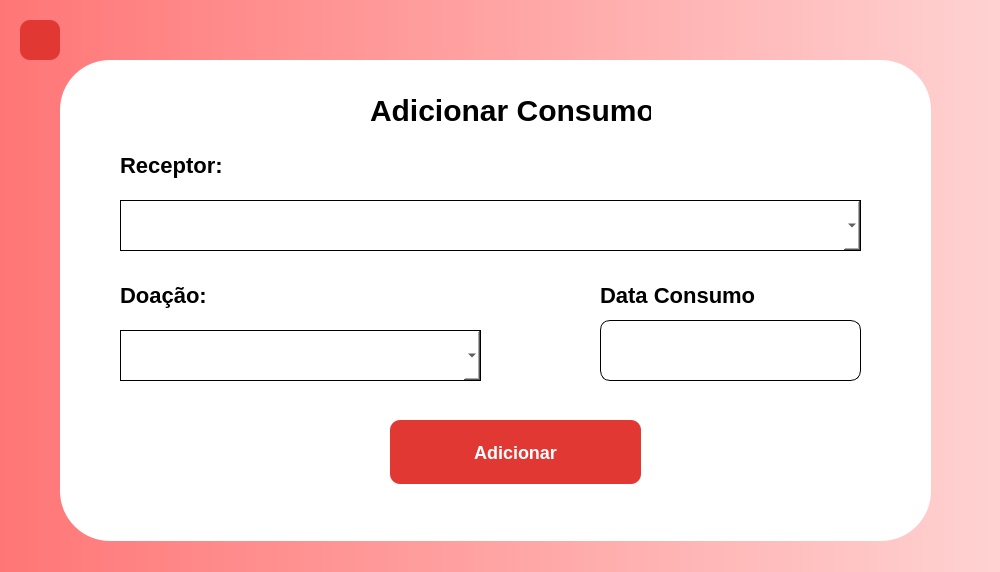
<?xml version="1.0" encoding="UTF-8"?>
<ui version="4.0">
 <class>AdicionarConsumo</class>
 <widget class="QMainWindow" name="AdicionarConsumo">
  <property name="geometry">
   <rect>
    <x>0</x>
    <y>0</y>
    <width>1000</width>
    <height>572</height>
   </rect>
  </property>
  <property name="minimumSize">
   <size>
    <width>1000</width>
    <height>572</height>
   </size>
  </property>
  <property name="maximumSize">
   <size>
    <width>1000</width>
    <height>572</height>
   </size>
  </property>
  <property name="windowTitle">
   <string>MainWindow</string>
  </property>
  <property name="styleSheet">
   <string notr="true">QWidget#centralwidget{background-color: qlineargradient(spread:pad, x1:0, y1:0, x2:1, y2:0, stop:0 rgba(255,118,118,1), stop:1 rgba(255,210,210,1));}</string>
  </property>
  <widget class="QWidget" name="centralwidget">
   <property name="minimumSize">
    <size>
     <width>1000</width>
     <height>572</height>
    </size>
   </property>
   <property name="maximumSize">
    <size>
     <width>1000</width>
     <height>572</height>
    </size>
   </property>
   <widget class="QFrame" name="frAdicionarConsumo">
    <property name="geometry">
     <rect>
      <x>60</x>
      <y>60</y>
      <width>871</width>
      <height>481</height>
     </rect>
    </property>
    <property name="styleSheet">
     <string notr="true">background: #FFFFFF;
border-radius: 50px;
</string>
    </property>
    <property name="frameShape">
     <enum>QFrame::StyledPanel</enum>
    </property>
    <property name="frameShadow">
     <enum>QFrame::Raised</enum>
    </property>
    <widget class="QLabel" name="txtAdicionarConsumo">
     <property name="geometry">
      <rect>
       <x>310</x>
       <y>30</y>
       <width>281</width>
       <height>41</height>
      </rect>
     </property>
     <property name="font">
      <font>
       <pointsize>-1</pointsize>
       <bold>true</bold>
      </font>
     </property>
     <property name="styleSheet">
      <string notr="true">font-weight: 700;
font-size: 30px;
line-height: 36px;
color: #000000;

</string>
     </property>
     <property name="text">
      <string>Adicionar Consumo</string>
     </property>
    </widget>
    <widget class="QPushButton" name="buttonAdd">
     <property name="geometry">
      <rect>
       <x>330</x>
       <y>360</y>
       <width>251</width>
       <height>64</height>
      </rect>
     </property>
     <property name="styleSheet">
      <string notr="true">background: #E13833;
border-radius: 10px;
font-weight: 700;
font-size: 18px;
color: #FFFFFF;

</string>
     </property>
     <property name="text">
      <string>Adicionar</string>
     </property>
    </widget>
    <widget class="QLineEdit" name="inputDataConsumo">
     <property name="geometry">
      <rect>
       <x>540</x>
       <y>260</y>
       <width>261</width>
       <height>61</height>
      </rect>
     </property>
     <property name="styleSheet">
      <string notr="true">
background: #FFFFFF;
border: 0.5px solid #000000;
border-radius: 10px;
</string>
     </property>
    </widget>
    <widget class="QComboBox" name="comboReceptor">
     <property name="geometry">
      <rect>
       <x>60</x>
       <y>140</y>
       <width>741</width>
       <height>51</height>
      </rect>
     </property>
     <property name="statusTip">
      <string/>
     </property>
     <property name="styleSheet">
      <string notr="true">border: 1px solid black;</string>
     </property>
    </widget>
    <widget class="QLabel" name="txtDataConsumo">
     <property name="geometry">
      <rect>
       <x>540</x>
       <y>220</y>
       <width>191</width>
       <height>31</height>
      </rect>
     </property>
     <property name="styleSheet">
      <string notr="true">font-weight: 700;
font-size: 22px;
line-height: 19px;
color: #000000;
</string>
     </property>
     <property name="text">
      <string>Data Consumo</string>
     </property>
    </widget>
    <widget class="QLabel" name="txtReceptor">
     <property name="geometry">
      <rect>
       <x>60</x>
       <y>90</y>
       <width>191</width>
       <height>31</height>
      </rect>
     </property>
     <property name="styleSheet">
      <string notr="true">font-weight: 700;
font-size: 22px;
line-height: 19px;
color: #000000;

</string>
     </property>
     <property name="text">
      <string>Receptor: </string>
     </property>
    </widget>
    <widget class="QLabel" name="txtDoacao">
     <property name="geometry">
      <rect>
       <x>60</x>
       <y>220</y>
       <width>191</width>
       <height>31</height>
      </rect>
     </property>
     <property name="styleSheet">
      <string notr="true">font-weight: 700;
font-size: 22px;
line-height: 19px;
color: #000000;

</string>
     </property>
     <property name="text">
      <string>Doação: </string>
     </property>
    </widget>
    <widget class="QComboBox" name="comboDoacao">
     <property name="geometry">
      <rect>
       <x>60</x>
       <y>270</y>
       <width>361</width>
       <height>51</height>
      </rect>
     </property>
     <property name="statusTip">
      <string/>
     </property>
     <property name="styleSheet">
      <string notr="true">border: 1px solid black;</string>
     </property>
    </widget>
   </widget>
   <widget class="QPushButton" name="buttonReturn">
    <property name="geometry">
     <rect>
      <x>20</x>
      <y>20</y>
      <width>40</width>
      <height>40</height>
     </rect>
    </property>
    <property name="sizePolicy">
     <sizepolicy hsizetype="Minimum" vsizetype="Fixed">
      <horstretch>40</horstretch>
      <verstretch>40</verstretch>
     </sizepolicy>
    </property>
    <property name="minimumSize">
     <size>
      <width>40</width>
      <height>40</height>
     </size>
    </property>
    <property name="maximumSize">
     <size>
      <width>40</width>
      <height>40</height>
     </size>
    </property>
    <property name="styleSheet">
     <string notr="true">QPushButton{

background: #E13833;
border-radius: 10px;
color:#ffffff;
}
QPushButton:hover{
background: #992C29;
border-radius: 10px;
color:#ffffff;
}

</string>
    </property>
    <property name="text">
     <string/>
    </property>
    <property name="icon">
     <iconset resource="../../../../resouces.qrc">
      <normaloff>:/assets/icons/return.png</normaloff>:/assets/icons/return.png</iconset>
    </property>
   </widget>
  </widget>
  <widget class="QMenuBar" name="menubar">
   <property name="geometry">
    <rect>
     <x>0</x>
     <y>0</y>
     <width>0</width>
     <height>0</height>
    </rect>
   </property>
   <property name="maximumSize">
    <size>
     <width>0</width>
     <height>0</height>
    </size>
   </property>
  </widget>
  <widget class="QStatusBar" name="statusbar">
   <property name="maximumSize">
    <size>
     <width>0</width>
     <height>0</height>
    </size>
   </property>
  </widget>
 </widget>
 <resources>
  <include location="../../../../resouces.qrc"/>
 </resources>
 <connections/>
</ui>
